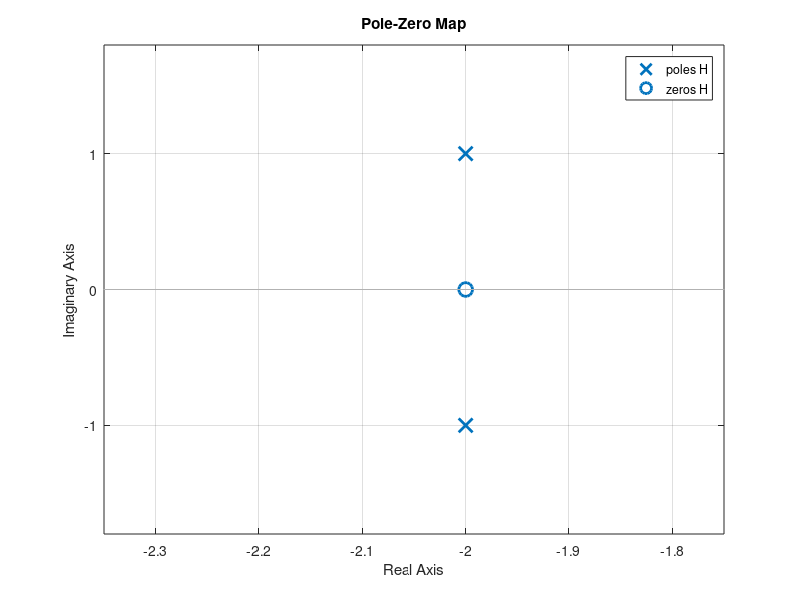

Here is the MATLAB script that generated this plot:
%H(s) =s^2+2 / s2+ 4s+5
clc
num=[1 2];   %lob
den=[1 4 5];   %hor
H=tf(num,den)
pzmap(H) %makes pole zero plt
[z,p,k] =tf2zp(num,den)  %we will get zeros and poles
grid on